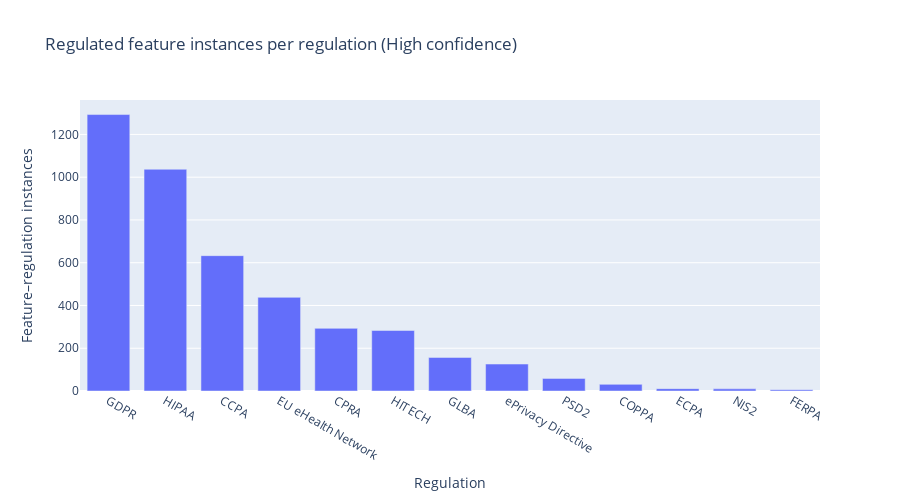

Write notebook code for a chart like this one.
### Markdown cell above
### Figure 1: Regulated feature instances per regulation

Counts of **feature–regulation pairings** in the High-confidence corpus. A higher bar indicates more mentions/usages of regulated features associated with that regulation across the corpus.

### Code cell
f1 = merged_df[merged_df['confidence'] == 'High'].copy()
f1['year_int'] = f1['year_int'].clip(upper=2025)

per_reg_instances = (
    f1.groupby('reg_id')
      .size()
      .reset_index(name='instances')
      .sort_values('instances', ascending=False)
)

fig1 = px.bar(
    per_reg_instances,
    x='reg_id', y='instances',
    title='Regulated feature instances per regulation (High confidence)',
    labels={'reg_id':'Regulation','instances':'Feature–regulation instances'},
)
fig1.update_layout(xaxis={'categoryorder':'total descending'}, bargap=0.25, height=500)
fig1.show()

### Figure 1 — Plotly figure (JSON) as saved in the notebook; plotly's stock layout.template omitted (floating-point values rounded to 4 significant figures)
{"data": [{"hovertemplate": "Regulation=%{x}<br>Feature–regulation instances=%{y}<extra></extra>", "legendgroup": "", "marker": {"color": "#636efa", "pattern": {"shape": ""}}, "name": "", "orientation": "v", "showlegend": false, "textposition": "auto", "type": "bar", "x": ["GDPR", "HIPAA", "CCPA", "EU eHealth Network", "CPRA", "HITECH", "GLBA", "ePrivacy Directive", "PSD2", "COPPA", "ECPA", "NIS2", "FERPA"], "xaxis": "x", "y": [1293, 1037, 633, 438, 293, 283, 157, 126, 59, 31, 11, 10, 6], "yaxis": "y"}], "layout": {"bargap": 0.25, "barmode": "relative", "height": 500, "legend": {"tracegroupgap": 0}, "title": {"text": "Regulated feature instances per regulation (High confidence)"}, "xaxis": {"anchor": "y", "categoryorder": "total descending", "domain": [0, 1], "title": {"text": "Regulation"}}, "yaxis": {"anchor": "x", "domain": [0, 1], "title": {"text": "Feature–regulation instances"}}}}
